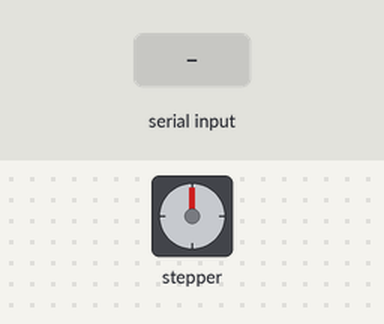
Recording of a sketch running on a simulated Arduino Uno, built with avr-gcc and run on an emulated ATmega328P. Parts: stepper motor. Wiring (inferred from the names in the program): stepper motor (2048 steps per turn assumed): coils pin 8, pin 9, pin 10, pin 11. The inputs (shaded band) are chosen by the test bench. What the sketch prints to the serial monitor is not drawn.

Above: at 1.2 s.
1.3 s: "f" received over Serial
At 1.47 s:
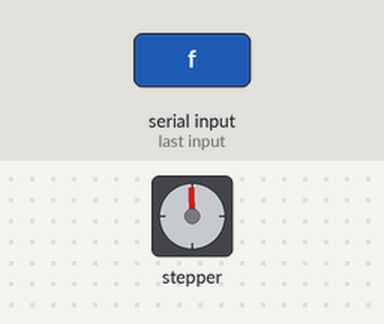
4.3 s: "b" received over Serial
7.3 s: "1" received over Serial
At 7.3 s:
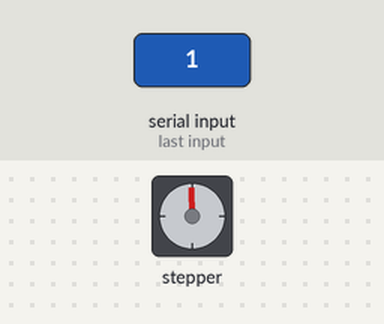
9.2 s: "f" received over Serial
At 9.68 s:
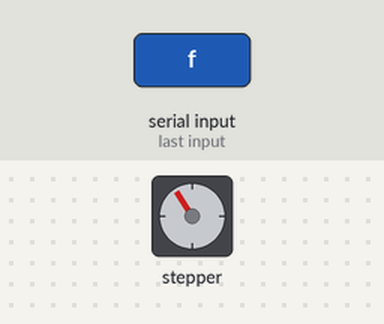
15.2 s: "b" received over Serial
Timing chart, 0 to 19.2 s (numbered marks = the images above; inputs shaded):
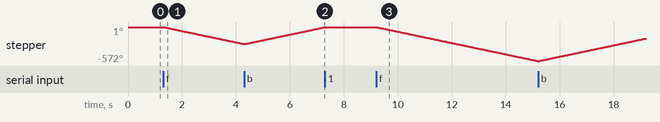

Measured:
- after the input at 1.3 s, stepper: keeps turning counter-clockwise at about 96°/s, starting at once
- after the input at 7.3 s, stepper: stops changing and stays -1°
- after the input at 9.2 s, stepper: keeps turning counter-clockwise at about 96°/s, starting at once

The sketch:

Elegoo_stepperMotor.ino
```cpp
#define IN1 8
#define IN2 9
#define IN3 10
#define IN4 11
int Steps = 0;
boolean Direction = true;

char inChar;

void setup() {
  Serial.begin(9600);
  pinMode(IN1, OUTPUT);
  pinMode(IN2, OUTPUT);
  pinMode(IN3, OUTPUT);
  pinMode(IN4, OUTPUT);
}
void loop() {

  while (Serial.available()) {
    inChar = (char)Serial.read();
  }
  Serial.println(inChar);
  if (inChar == 'f') {
    for (int i = 0; i < 2; i++) {
      stepForward();
    }
  }
  else if (inChar == 'b') {
    for (int i = 0; i < 2; i++) {
      stepBackwards();
    }
  }


}

void stepBackwards() {

  digitalWrite(IN1, LOW);
  digitalWrite(IN2, LOW);
  digitalWrite(IN3, LOW);
  digitalWrite(IN4, LOW);
  delayMicroseconds(800);

  digitalWrite(IN1, HIGH);
  digitalWrite(IN2, LOW);
  digitalWrite(IN3, LOW);
  digitalWrite(IN4, HIGH);
  delayMicroseconds(800);

  digitalWrite(IN1, HIGH);
  digitalWrite(IN2, LOW);
  digitalWrite(IN3, LOW);
  digitalWrite(IN4, LOW);
  delayMicroseconds(800);

  digitalWrite(IN1, HIGH);
  digitalWrite(IN2, HIGH);
  digitalWrite(IN3, LOW);
  digitalWrite(IN4, LOW);
  delayMicroseconds(800);

  digitalWrite(IN1, LOW);
  digitalWrite(IN2, HIGH);
  digitalWrite(IN3, LOW);
  digitalWrite(IN4, LOW);
  delayMicroseconds(800);

  digitalWrite(IN1, LOW);
  digitalWrite(IN2, HIGH);
  digitalWrite(IN3, HIGH);
  digitalWrite(IN4, LOW);
  delayMicroseconds(800);

  digitalWrite(IN1, LOW);
  digitalWrite(IN2, LOW);
  digitalWrite(IN3, HIGH);
  digitalWrite(IN4, LOW);
  delayMicroseconds(800);

  digitalWrite(IN1, LOW);
  digitalWrite(IN2, LOW);
  digitalWrite(IN3, HIGH);
  digitalWrite(IN4, HIGH);
  delayMicroseconds(800);

  digitalWrite(IN1, LOW);
  digitalWrite(IN2, LOW);
  digitalWrite(IN3, LOW);
  digitalWrite(IN4, HIGH);
  delayMicroseconds(800);

}


void stepForward() {

  digitalWrite(IN1, LOW);
  digitalWrite(IN2, LOW);
  digitalWrite(IN3, LOW);
  digitalWrite(IN4, HIGH);
  delayMicroseconds(800);
  digitalWrite(IN1, LOW);
  digitalWrite(IN2, LOW);
  digitalWrite(IN3, HIGH);
  digitalWrite(IN4, HIGH);
  delayMicroseconds(800);
  digitalWrite(IN1, LOW);
  digitalWrite(IN2, LOW);
  digitalWrite(IN3, HIGH);
  digitalWrite(IN4, LOW);
  delayMicroseconds(800);
  digitalWrite(IN1, LOW);
  digitalWrite(IN2, HIGH);
  digitalWrite(IN3, HIGH);
  digitalWrite(IN4, LOW);
  delayMicroseconds(800);
  digitalWrite(IN1, LOW);
  digitalWrite(IN2, HIGH);
  digitalWrite(IN3, LOW);
  digitalWrite(IN4, LOW);
  delayMicroseconds(800);
  digitalWrite(IN1, HIGH);
  digitalWrite(IN2, HIGH);
  digitalWrite(IN3, LOW);
  digitalWrite(IN4, LOW);
  delayMicroseconds(800);
  digitalWrite(IN1, HIGH);
  digitalWrite(IN2, LOW);
  digitalWrite(IN3, LOW);
  digitalWrite(IN4, LOW);
  delayMicroseconds(800);
  digitalWrite(IN1, HIGH);
  digitalWrite(IN2, LOW);
  digitalWrite(IN3, LOW);
  digitalWrite(IN4, HIGH);
  delayMicroseconds(800);
  digitalWrite(IN1, LOW);
  digitalWrite(IN2, LOW);
  digitalWrite(IN3, LOW);
  digitalWrite(IN4, LOW);
  delayMicroseconds(800);

}

void stepper(int xw) {
  for (int x = 0; x < xw; x++) {
    switch (Steps) {
      case 0:
        digitalWrite(IN1, LOW);
        digitalWrite(IN2, LOW);
        digitalWrite(IN3, LOW);
        digitalWrite(IN4, HIGH);
        break;
      case 1:
        digitalWrite(IN1, LOW);
        digitalWrite(IN2, LOW);
        digitalWrite(IN3, HIGH);
        digitalWrite(IN4, HIGH);
        break;
      case 2:
        digitalWrite(IN1, LOW);
        digitalWrite(IN2, LOW);
        digitalWrite(IN3, HIGH);
        digitalWrite(IN4, LOW);
        break;
      case 3:
        digitalWrite(IN1, LOW);
        digitalWrite(IN2, HIGH);
        digitalWrite(IN3, HIGH);
        digitalWrite(IN4, LOW);
        break;
      case 4:
        digitalWrite(IN1, LOW);
        digitalWrite(IN2, HIGH);
        digitalWrite(IN3, LOW);
        digitalWrite(IN4, LOW);
        break;
      case 5:
        digitalWrite(IN1, HIGH);
        digitalWrite(IN2, HIGH);
        digitalWrite(IN3, LOW);
        digitalWrite(IN4, LOW);
        break;
      case 6:
        digitalWrite(IN1, HIGH);
        digitalWrite(IN2, LOW);
        digitalWrite(IN3, LOW);
        digitalWrite(IN4, LOW);
        break;
      case 7:
        digitalWrite(IN1, HIGH);
        digitalWrite(IN2, LOW);
        digitalWrite(IN3, LOW);
        digitalWrite(IN4, HIGH);
        break;
      default:
        digitalWrite(IN1, LOW);
        digitalWrite(IN2, LOW);
        digitalWrite(IN3, LOW);
        digitalWrite(IN4, LOW);
        break;
    }
    SetDirection();

  }
  Serial.println(Steps);
}
void SetDirection() {
  if (Direction == 1) {
    Steps++;
  }
  if (Direction == 0) {
    Steps--;
  }
  if (Steps > 7) {
    Steps = 0;
  }
  if (Steps < 0) {
    Steps = 7;
  }
}
```
